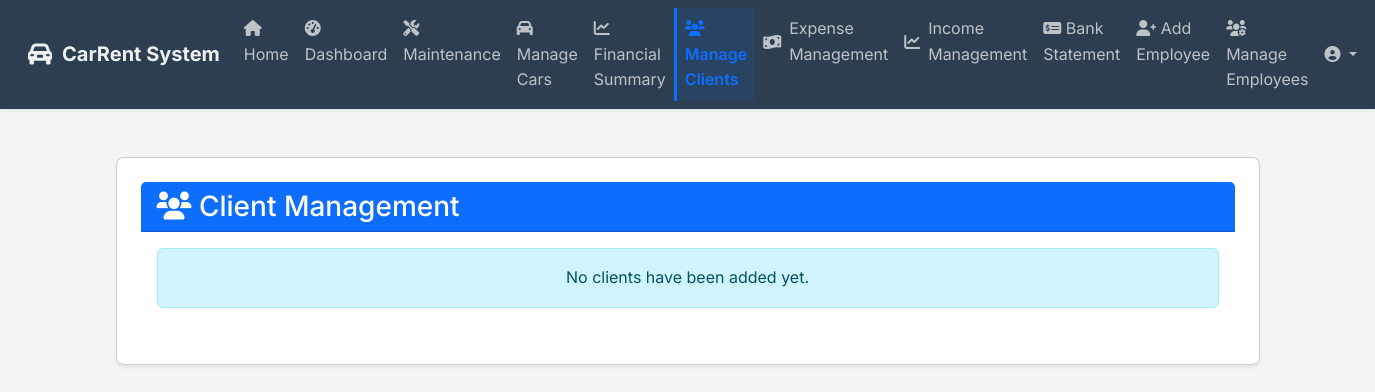
Before: /manage_clients (signed in) with the older database file.
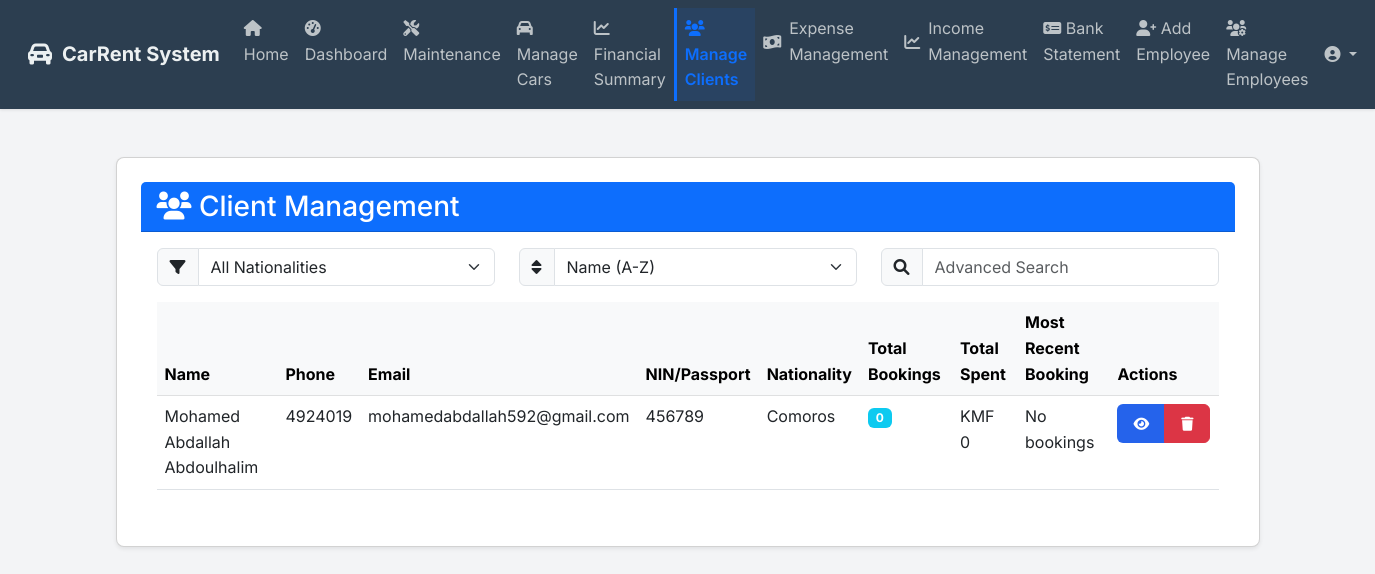
After: the same page with the newer database file.
### app/models.py (models this page shows, shortened)
class Customer(db.Model):
    id = db.Column(db.Integer, primary_key=True)
    name = db.Column(db.String(100), nullable=False)
    phone = db.Column(db.String(20), unique=True, nullable=False)
    email = db.Column(db.String(120), unique=True, nullable=True)
    address = db.Column(db.String(200), nullable=True)
    license_number = db.Column(db.String(50), nullable=False)
    nin_passport_number = db.Column(db.String(50), unique=True, nullable=True)
    nationality = db.Column(db.String(50), nullable=True)
    created_at = db.Column(db.DateTime, default=datetime.utcnow)
    bookings = db.relationship('Booking', backref='customer', lazy='dynamic')

### app/routes.py (the view, shortened to what this page needs)
@main.route('/manage_clients', methods=['GET', 'POST'])
@login_required
def manage_clients():
    if not (current_user.is_admin or current_user.role in ['manager', 'secretary']):
        flash('Access denied. Only administrators, managers, and secretaries can manage clients.', 'danger')
        return redirect(url_for('main.dashboard'))
    clients = Customer.query.all()
    client_details = []
    for client in clients:
        bookings = Booking.query.filter_by(customer_id=client.id).all()
        total_bookings = len(bookings)
        total_amount_spent = sum(booking.total_cost for booking in bookings)
        most_recent_booking = max(bookings, key=lambda x: x.created_at) if bookings else None
        client_details.append({
            'client': client,
            'total_bookings': total_bookings,
            'total_amount_spent': total_amount_spent,
            'most_recent_booking': most_recent_booking
        })
    return render_template('manage_clients.html', client_details=client_details)

### app/templates/manage_clients.html (shortened to what the changed rows need)
{% extends "base.html" %}
{% block content %}
<div class="container-fluid py-4">
    <div class="row">
        <div class="col-12">
            <div class="card shadow-sm">
                <div class="card-body">
                    {% if client_details %}
                        <div class="row mb-3">
                            <div class="col-md-4">
                                <div class="input-group">
                                    <span class="input-group-text"><i class="fas fa-filter"></i></span>
                                    <select id="nationality-filter" class="form-select">
                                        <option value="">All Nationalities</option>
                                        {% set unique_nationalities = client_details|map(attribute='client.nationality')|unique|list %}
                                    </select>
                                </div>
                            </div>
                            <div class="col-md-4">
                                <div class="input-group">
                                    <span class="input-group-text"><i class="fas fa-sort"></i></span>
                                    <select id="sort-clients" class="form-select">
                                        <option value="name-asc">Name (A-Z)</option>
                                    </select>
                                </div>
                            </div>
                            <div class="col-md-4">
                                <div class="input-group">
                                    <span class="input-group-text"><i class="fas fa-search"></i></span>
                                    <input type="text" id="advanced-search" class="form-control" placeholder="Advanced Search">
                                </div>
                            </div>
                        </div>
                        <div class="table-responsive">
                            <table class="table table-hover">
                                <thead class="table-light">
                                    <tr>
                                        <th>Name</th>
                                        <th>Phone</th>
                                        <th>Email</th>
                                        <th>NIN/Passport</th>
                                        <th>Nationality</th>
                                        <th>Total Bookings</th>
                                        <th>Total Spent</th>
                                        <th>Most Recent Booking</th>
                                        <th>Actions</th>
                                    </tr>
                                </thead>
                                <tbody id="clients-table-body">
                                    {% for detail in client_details %}
                                    {% set client = detail.client %}
                                    <tr>
                                        <td>{{ client.name }}</td>
                                        <td>{{ client.phone }}</td>
                                        <td>{{ client.email or 'N/A' }}</td>
                                        <td>{{ client.nin_passport_number or 'N/A' }}</td>
                                        <td>{{ client.nationality or 'N/A' }}</td>
                                        <td>
                                            <span class="badge bg-info">
                                                {{ detail.total_bookings }}
                                            </span>
                                        </td>
                                        <td>KMF {{ "%.0f"|format(detail.total_amount_spent) }}</td>
                                        <td>
                                            {% if detail.most_recent_booking %}
                                                {{ detail.most_recent_booking.created_at.strftime('%Y-%m-%d') }}
                                                <br>
                                                <small class="text-muted">
                                                    Car: {{ detail.most_recent_booking.car.model }}
                                                </small>
                                            {% else %}
                                                No bookings
                                            {% endif %}
                                        </td>
                                        <td>
                                            <div class="btn-group" role="group">
                                                <button class="btn btn-sm btn-primary view-client"
                                                        data-client-id="{{ client.id }}"
                                                        data-bs-toggle="modal"
                                                        data-bs-target="#clientDetailsModal">
                                                    <i class="fas fa-eye"></i>
                                                </button>
                                                <button class="btn btn-sm btn-danger delete-client"
                                                        data-client-id="{{ client.id }}">
                                                    <i class="fas fa-trash"></i>
                                                </button>
                                            </div>
                                        </td>
                                    </tr>
                                    {% endfor %}
                                </tbody>
                            </table>
                        </div>
                    {% else %}
                        <div class="alert alert-info text-center" role="alert">
                            {% if phone_search %}
                            No clients found matching phone number "{{ phone_search }}".
                            {% else %}
                            No clients have been added yet.
                            {% endif %}
                        </div>
                    {% endif %}
                </div>
            </div>
        </div>
    </div>
</div>
{% endblock %}

Changed rows visible on the page:
added Customer: name "Mohamed Abdallah Abdoulhalim", phone "4924019", email "mohamedabdallah592@gmail.com", nin_passport_number "456789", nationality "Comoros"
Other visible differences:
form field value: (not shown) → "All Nationalities"
form field value: (not shown) → "Name (A-Z)"
text no longer shown: "No clients have been added yet."
text now shown: "Name Phone Email NIN/Passport Nationality Total Bookings Total Spent Most Recent Booking Actions"
new list line: "0 KMF 0 No bookings"
